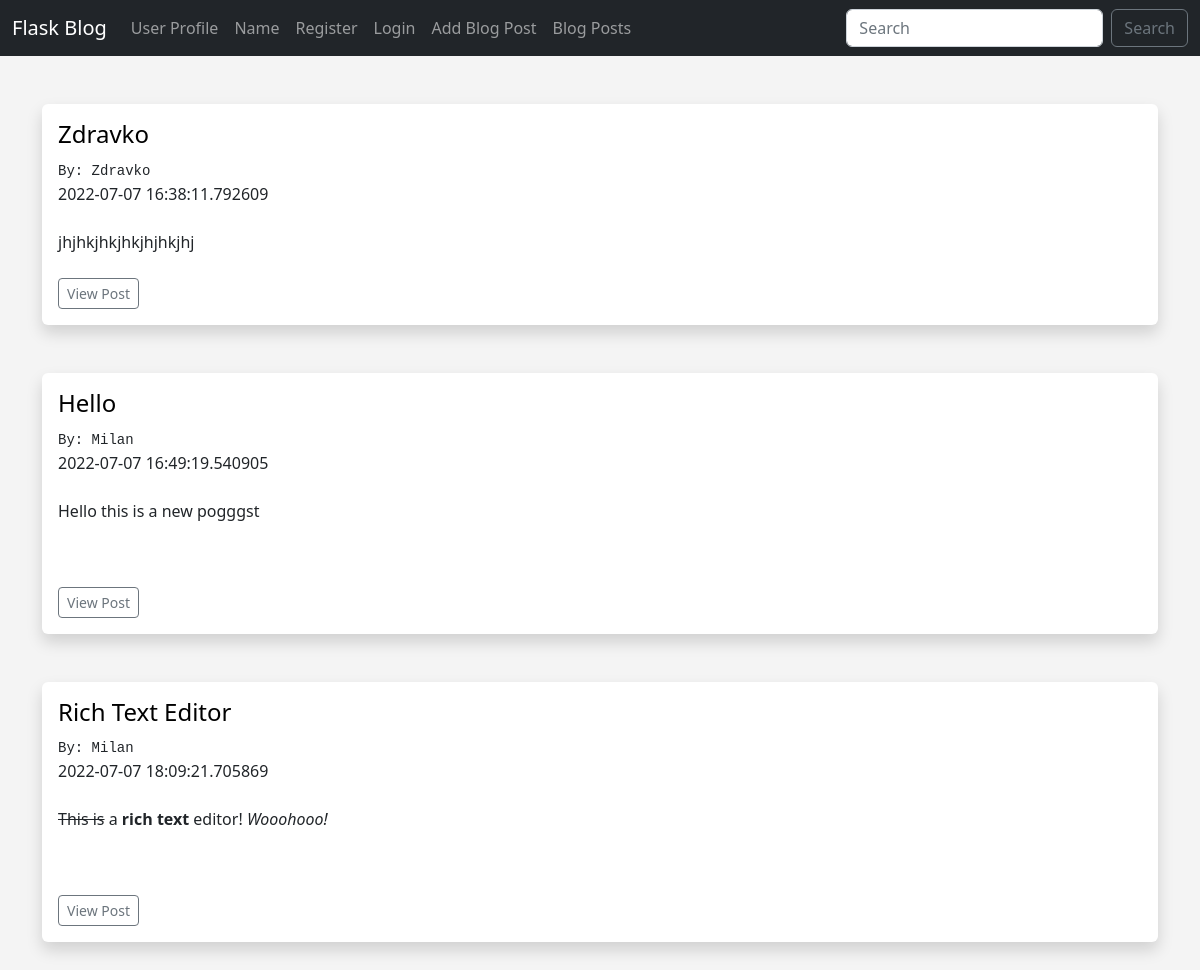
The page /posts on the database its author committed.
### app.py (models this page shows, shortened)
class Posts(db.Model):
	id = db.Column(db.Integer, primary_key=True)
	title = db.Column(db.String(255))
	content = db.Column(db.Text)
	date_posted = db.Column(db.DateTime, default=datetime.utcnow)
	slug = db.Column(db.String(255))
	poster_id = db.Column(db.Integer, db.ForeignKey('users.id'))

class Users(db.Model, UserMixin):
	id = db.Column(db.Integer, primary_key=True)
	username = db.Column(db.String(20), nullable=False, unique=True)
	name = db.Column(db.String(200), nullable=False)
	email = db.Column(db.String(120), nullable=False, unique=True)
	favorite_color = db.Column(db.String(120))
	date_added = db.Column(db.DateTime, default=datetime.utcnow)
	password_hash = db.Column(db.String(128))
	posts = db.relationship('Posts', backref='poster')
	@property
	def password(self):
		raise AttributeError('password is not a readable attribute!')

### app.py (the view)
@app.route('/posts')
def posts():
	posts = Posts.query.order_by(Posts.date_posted)
	return render_template("posts.html", posts=posts)

### webforms.py
class SearchForm(FlaskForm):
	searched = StringField("Searched", validators=[DataRequired()])
	submit = SubmitField("Submit")

### app.py (called while the page is built)
@app.context_processor
def base():
	form = SearchForm()
	return dict(form=form)

### templates/posts.html (shortened to what this page needs)
{% extends 'base.html' %}
{% block content %}
<br/>
{% for post in posts %}
<div class="shadow p-3 mb-5 bg-body rounded">
	<h4><a href="{{ url_for('post', id=post.id) }}">{{ post.title }}</a></h4>
	<small>By: {{ post.poster.name }}</small><br/>
	{{ post.date_posted }}<br/><br/>
	{{ post.content|safe }}<br/><br/>
	<a href="{{ url_for('post', id=post.id) }}" class="btn btn-outline-secondary btn-sm">View Post</a>
</div>
{% endfor %}
{% endblock %}

### templates/base.html (shortened to what this page needs)
<!doctype html>
<html lang="en">
  <head>
    <link href="https://cdn.jsdelivr.net/npm/bootstrap@5.2.0-beta1/dist/css/bootstrap.min.css" rel="stylesheet">
    <link href="{{ url_for('static', filename='css/style.css') }}" rel="stylesheet">
  </head>
  <body>
  	{% include 'navbar.html' %}
  	<br/>
  	<div class="container">
    {% block content %}
		{% endblock %}
	</div>
  </body>
</html>

### templates/navbar.html (shortened to what this page needs)
<nav class="navbar navbar-expand-lg navbar-dark bg-dark">
  <div class="container-fluid">
    <a class="navbar-brand" href="{{ url_for('index') }}">Flask Blog</a>
    <div class="collapse navbar-collapse" id="navbarSupportedContent">
      <ul class="navbar-nav me-auto mb-2 mb-lg-0">
        <li class="nav-item">
          <a class="nav-link" href="{{ url_for('user', name='Zdravko') }}">User Profile</a>
        </li>
        <li class="nav-item">
          <a class="nav-link" href="{{ url_for('name') }}">Name</a>
        </li>
          {% if current_user.is_authenticated %}
        <li class="nav-item">
          <a class="nav-link" href="{{ url_for('dashboard') }}">Dashboard</a>
        </li>
        {% if current_user.id == 1%}
        <li class="nav-item">
          <a class="nav-link" href="{{ url_for('admin') }}">Admin</a>
        </li>
        {% endif %}
        <li class="nav-item">
          <a class="nav-link" href="{{ url_for('logout') }}">Logout</a>
        </li>
          {% else %}
        <li class="nav-item">
          <a class="nav-link" href="{{ url_for('add_user') }}">Register</a>
        </li>
        <li class="nav-item">
          <a class="nav-link" href="{{ url_for('login') }}">Login</a>
        </li>
          {% endif %}
        <li class="nav-item">
          <a class="nav-link" href="{{ url_for('add_post') }}">Add Blog Post</a>
        </li>
        <li class="nav-item">
          <a class="nav-link" href="{{ url_for('posts') }}">Blog Posts</a>
        </li>
      </ul>
      <form method="POST" action="{{ url_for('search') }}" class="d-flex" role="search">
        <input class="form-control me-2" type="search" placeholder="Search" aria-label="Search", name="searched">
        <button class="btn btn-outline-secondary" type="submit">Search</button>
      </form>
    </div>
  </div>
</nav>

### static/css/style.css (style rules this page uses)
body { background: #f4f4f4; }
a { text-decoration: none; color: black; }
small { font-family: monospace; }

### rows shown on the page
Posts: title "Zdravko", poster.name "Zdravko", date_posted "2022-07-07 16:38:11.792609", content "jhjhkjhkjhkjhjhkjhj"
Posts: title "Hello", poster.name "Milan", date_posted "2022-07-07 16:49:19.540905", content "Hello this is a new pogggst"
Posts: title "Rich Text Editor", poster.name "Milan", date_posted "2022-07-07 18:09:21.705869", content "This is a rich text editor! Wooohooo!"
